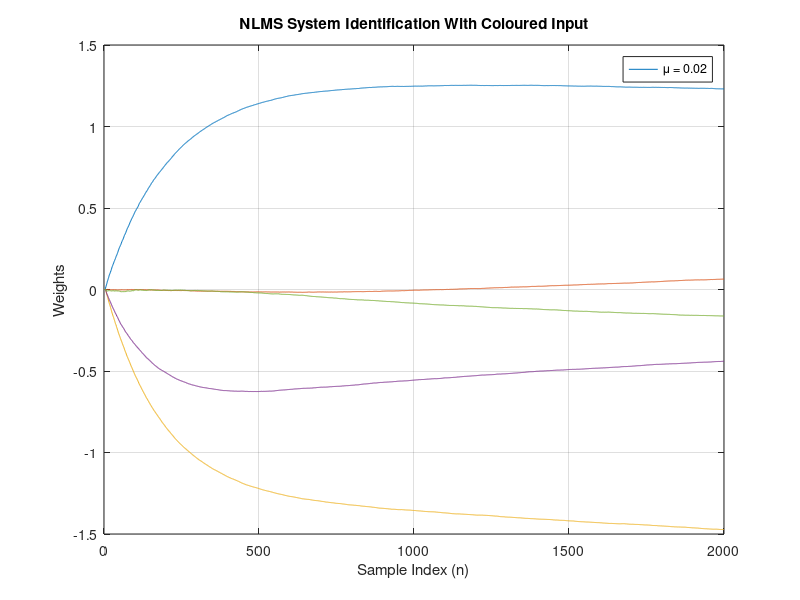
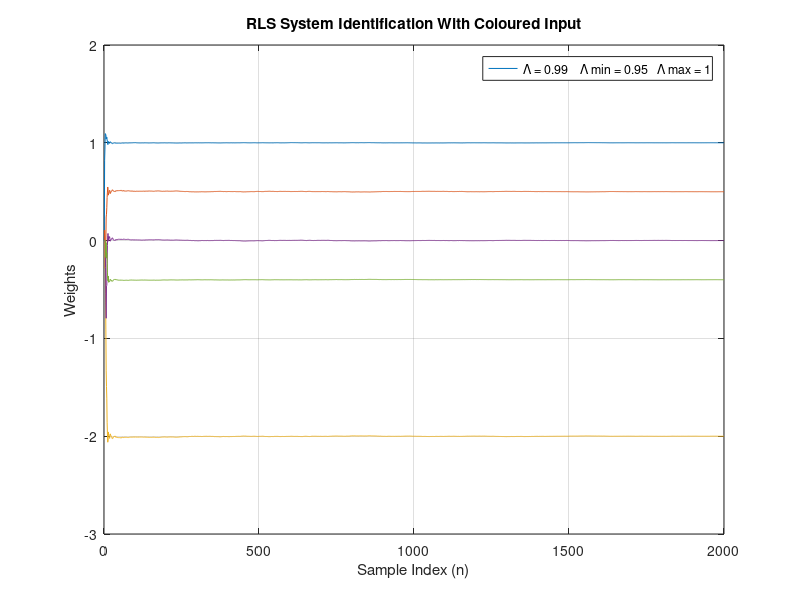
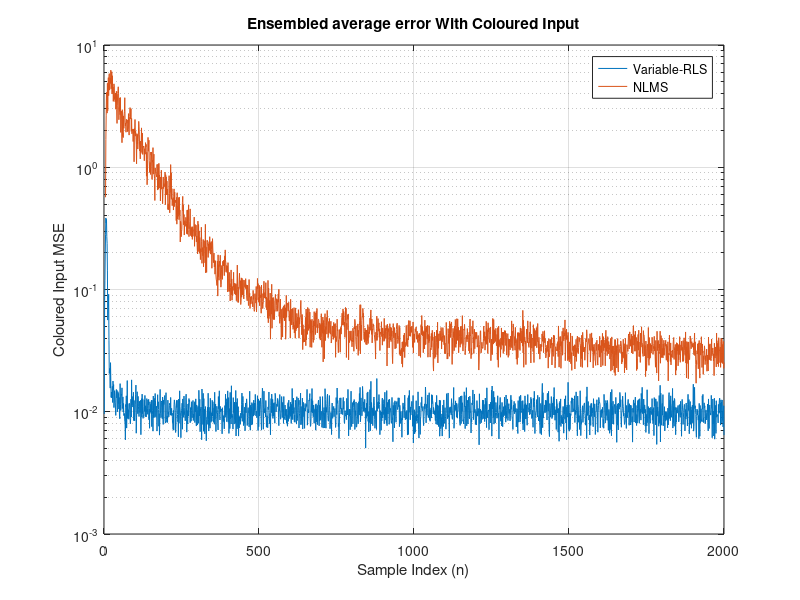

These figures' MATLAB source, in order:
%% Time-Invariant System Identification Using Adaptive Filters
% 
% 
% *Objective:* Performed a comparative system identification performance analysis 
% of Variable-RLS and NLMS adaptive filters on an unknown time-invariant system 
% excited by a coloured noise input.
% 
% *Conclusion:* 
% 
% Looking at the ensemble-averaged error for the time-invariant unknown system 
% excited by coloured noise input, both NLMS and variable-RLS successfully identify 
% the system coefficients. However, variable-RLS provides faster convergence because 
% it handles input signal correlation more effectively than NLMS. Since the coloured 
% input is highly correlated, NLMS requires more samples to approach the steady-state 
% MSE region.
% 
% Therefore, variable-RLS can be preferred when rapid convergence is required 
% under correlated input conditions, while NLMS can be attractive for simpler 
% and lower computational complexity implementations.

clear; clc;

%% =========================
%% NLMS PARAMETER SETUP
%% =========================
N = 2000;       % Number of samples
NumRuns = 50;   % Number of ensemble runs

% Unknown system
h = [1 0.5 -2 0 -0.4].';

% Adaptive Filter Length
M = length(h);

% NLMS Parameters
mu = 0.02;
delta_Nlms = 0.05;

% RLS Initialization Parameter
delta_Rls = 0.0005;

% Variable Forgetting Factor Parameters
lamda_init = 0.99;
lamda_min = 0.95;
lamda_max = 1.0;


%% =========================
%% COLORED INPUT FILTER
%% =========================
[Num,Den] = butter(10,0.6);

%% ==============================
%% INITIALIZE ENSEMBLE VARIABLES
%% ==============================
e_ensemble_nlms = zeros(N,1);
nWlms_ensemble = zeros(M,N+1);

e_ensemble_rls = zeros(N,1);
rls_weights_ensemble = zeros(M,N+1);

%% =========================
%% NLMS ALGORITHM
%% =========================
for i = 1:NumRuns

    % Generate white noise signal
    u = randn(N,1);

    % Generate measurement noise with variance 0.01
    v = sqrt(0.01)*randn(N,1);

    % Generate colored noise signal
    u = filter(Num,Den,u);

    % Normalize colored noise power
    u = u/std(u);

    % Desired signal
    d = filter(h,1,u) + v;

    % Initialize NLMS parameters
    nWlms = zeros(M,N+1);
    nlmsError = zeros(N,1);

    % Initialize RLS parameters
    rls_weights = zeros(M,N+1);
    uvector = zeros(M,1);
    xi = zeros(N,1);

    P = (1/delta_Rls)*eye(M);
    I = eye(M);

    lamda = lamda_init;

    g = zeros(M,N+1);
    s = zeros(M,M);

    % Update weights according to the NLMS algorithm
    for ii = M:N

        % Colored noise input vector
        uVector = u(ii:-1:ii-M+1);

        % NLMS error
        nlmsError(ii) = d(ii) - nWlms(:,ii)' * uVector;

        % NLMS weight update
        nWlms(:,ii+1) = nWlms(:,ii) + ...
         (mu/(delta_Nlms + uVector' * uVector)) * uVector * nlmsError(ii);

    end

    % Update weights according to the RLS algorithm
    for j = 1:N

        % Colored input vector
        uvector = [u(j); uvector(1:M-1)];

        % RLS gain vector
        pi_vec = P * uvector;
        k_vec = pi_vec / (lamda + uvector' * pi_vec);

        % Error
        xi(j) = d(j) - rls_weights(:,j)' * uvector;

        % RLS weight update
        rls_weights(:,j+1) = rls_weights(:,j) + k_vec * xi(j);

        % Inverse correlation matrix update
        P = (1/lamda) * (P - k_vec * uvector' * P);

        % Variable forgetting factor update
        lamda = lamda + delta_Rls * (g(:,j)' * uvector * xi(j));

        % Truncation of the forgetting factor
        if lamda_min < lamda && lamda < lamda_max

            s = (1/lamda) * (I - k_vec * uvector') * s * ...
                (I - uvector * k_vec') + ...
                (1/lamda) * ((k_vec * k_vec') - P);

            g(:,j+1) = (I - k_vec * uvector') * g(:,j) + ...
                s * uvector * xi(j);

        else

            lamda = min(max(lamda,lamda_min),lamda_max);

            s = zeros(M,M);
            g(:,j+1) = zeros(M,1);

        end
   end


    % Update ensemble averages
    e_ensemble_nlms = e_ensemble_nlms + nlmsError.^2;
    nWlms_ensemble = nWlms_ensemble + nWlms;

    e_ensemble_rls = e_ensemble_rls + xi.^2;
    rls_weights_ensemble = rls_weights_ensemble + rls_weights;

end

%% =========================
%% AVERAGE ENSEMBLE RESULTS
%% =========================
e_ensemble_nlms = e_ensemble_nlms / NumRuns;
nWlms_ensemble = nWlms_ensemble / NumRuns;

e_ensemble_rls = e_ensemble_rls / NumRuns;
rls_weights_ensemble = rls_weights_ensemble / NumRuns;

%% ==================================================
%% PLOT WEIGHT CONVERGENCE & ENSEMBLE AVERAGED ERRORS
%% ==================================================
figure;
plot(0:N, nWlms_ensemble.');
grid on;
title('NLMS System Identification With Coloured Input');
xlabel('Sample Index (n)'); ylabel('Weights');
legend(['\mu = ' num2str(mu)])

figure;
plot(0:N, rls_weights_ensemble.');
grid on;
title('RLS System Identification With Coloured Input');
xlabel('Sample Index (n)'); ylabel('Weights');
legend(['\Lambda = ' num2str(lamda_init) , '    ' ,  ...
        '\Lambda min = ' num2str(lamda_min), '   ' , ...
        '\Lambda max = ' num2str(lamda_max)])

figure;
semilogy(1:N, e_ensemble_rls, 1:N, e_ensemble_nlms);
grid on;
xlim([0, N]);
title('Ensembled average error With Coloured Input');
xlabel('Sample Index (n)'); ylabel('Coloured Input MSE');
legend('Variable-RLS', 'NLMS');
